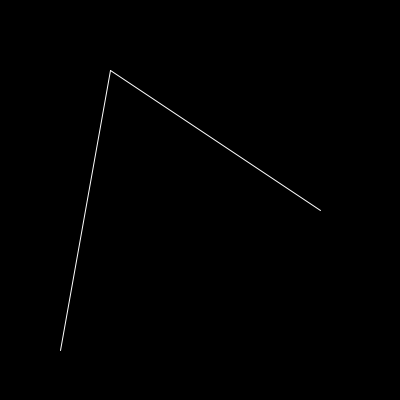
Frame 1 (no input)
Frame 60 (the mouse pressed at the canvas centre just before this capture): identical to frame 1, image omitted
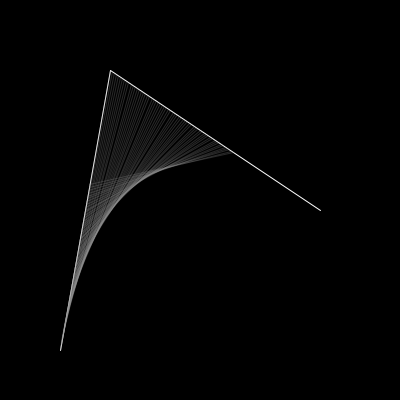
Frame 120 (the mouse held since frame 60 and released just before this capture)

The Processing sketch that drew these frames (run headless with seeded random() and noise(); from frame 60 on, the mouse is pressed at the canvas centre):

// Processing sketch: Bezier_Curves
// ── Bezier_Curves.pde
class Point {  
  public int x, y;
  
  Point(int X, int Y) {
    x = X;
    y = Y;
  }
}

int frame=0;
int X0=60, Y0=350;
int X1=110, Y1=70;
int X2=320, Y2=210;

Point P0 = new Point(X0, Y0);
Point P1 = new Point(X1, Y1);
Point P2 = new Point(X2, Y2);

void setup() {
  size(400,400);
  frameRate(36);
  
  background(0);
  stroke(255);
  line(P0.x,P0.y,P1.x,P1.y);
  line(P1.x,P1.y,P2.x,P2.y);
}

void draw() {
  float U1 = map(frame, 0, 100, P0.x ,P1.x); 
  float V1 = map(frame, 0, 100, P0.y ,P1.y);
 
  float U2 = map(frame, 0, 100, P1.x ,P2.x); 
  float V2 = map(frame, 0, 100, P1.y ,P2.y);
 
  if(mousePressed || key=='A') {
    frame+=1;
    stroke(150,70);
    line(U1,V1,U2,V2);
    
    frame=frame>100 ? 100 : frame;
  }
}
